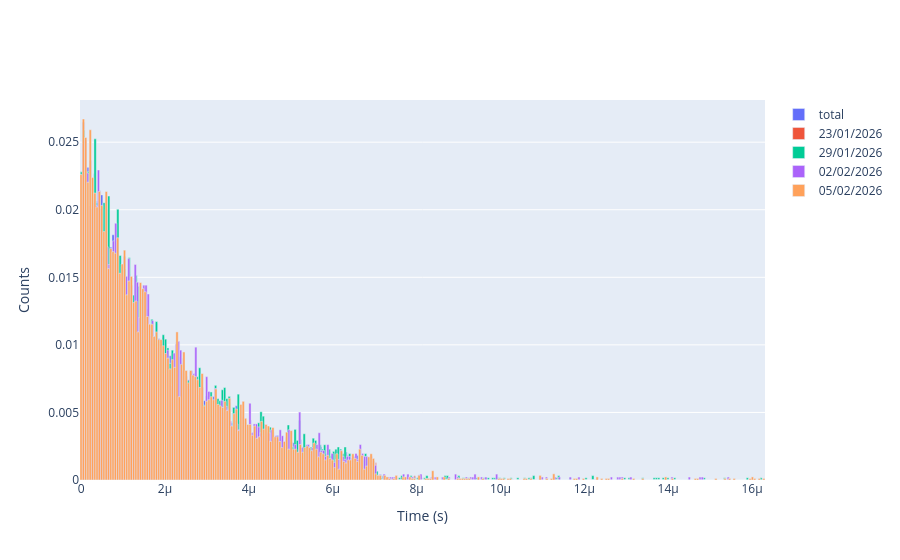

The notebook cell this image was saved under:
### Code cell
data_0 = np.genfromtxt("Data/timestamp/21_01_2024_17_42.csv", delimiter=',')
data_1 = np.genfromtxt("Data/timestamp/23_01_2026_17_31.csv", delimiter=',')
data_2 = np.genfromtxt("Data/timestamp/29_01_2026_17_20.csv", delimiter=',')
data_3 = np.genfromtxt("Data/timestamp/02_02_2026_17_14.csv", delimiter=',')
data_4 = np.genfromtxt("Data/timestamp/05_02_2026_18_17.csv", delimiter=',')
data = np.concatenate((data_0, data_1, data_2, data_3, data_4 ))
n_bins = 300
# data_2 = data_2[(data_2 > 0.6e-6) & (data_2 < 1.8e-6)]
count, edges = np.histogram(data, bins=n_bins , density=False)
count_1, edges_1 = np.histogram(data_1, bins=n_bins , density=False)
count_2, edges_2 = np.histogram(data_2, bins=n_bins , density=False)
count_3, edges_3 = np.histogram(data_3, bins=n_bins , density=False)
count_4, edges_4 = np.histogram(data_4, bins=n_bins , density=False)
print (len(data), len(data_1))
fig = go.Figure()

fig.add_trace(go.Bar(x=edges[:-1],  y=count   / len(data),   name='total',        width=np.diff(edges)))
fig.add_trace(go.Bar(x=edges_1[:-1], y=count_1 / len(data_1), name='23/01/2026',   width=np.diff(edges_1)))
fig.add_trace(go.Bar(x=edges_2[:-1], y=count_2 / len(data_2), name='29/01/2026',   width=np.diff(edges_2)))
fig.add_trace(go.Bar(x=edges_3[:-1], y=count_3 / len(data_3), name='02/02/2026',   width=np.diff(edges_3)))
fig.add_trace(go.Bar(x=edges_4[:-1], y=count_4 / len(data_4), name='05/02/2026',   width=np.diff(edges_4)))
fig.update_layout(
    xaxis_title='Time (s)',
    yaxis_title='Counts',
    bargap=0
)

fig.show()

### Figure 1 — Plotly figure (JSON) as saved in the notebook; plotly's stock layout.template omitted (floating-point values rounded to 4 significant figures; data arrays with more than 128 entries replaced by an {"elided": "..."} marker saying what was removed)
{"data": [{"name": "total", "type": "bar", "width": {"elided": "300 float values"}, "x": {"elided": "300 float values"}, "y": {"elided": "300 float values"}}, {"name": "23/01/2026", "type": "bar", "width": {"elided": "300 float values"}, "x": {"elided": "300 float values"}, "y": {"elided": "300 float values"}}, {"name": "29/01/2026", "type": "bar", "width": {"elided": "300 float values"}, "x": {"elided": "300 float values"}, "y": {"elided": "300 float values"}}, {"name": "02/02/2026", "type": "bar", "width": {"elided": "300 float values"}, "x": {"elided": "300 float values"}, "y": {"elided": "300 float values"}}, {"name": "05/02/2026", "type": "bar", "width": {"elided": "300 float values"}, "x": {"elided": "300 float values"}, "y": {"elided": "300 float values"}}], "layout": {"bargap": 0, "xaxis": {"title": {"text": "Time (s)"}}, "yaxis": {"title": {"text": "Counts"}}}}
